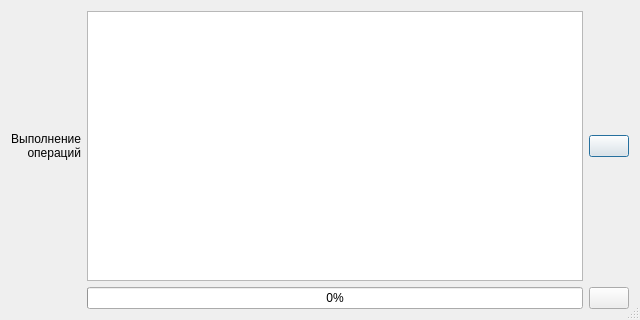
<?xml version="1.0" encoding="UTF-8"?>
<ui version="4.0">
 <class>XmlMpCreate</class>
 <widget class="QDialog" name="XmlMpCreate">
  <property name="geometry">
   <rect>
    <x>0</x>
    <y>0</y>
    <width>640</width>
    <height>320</height>
   </rect>
  </property>
  <property name="windowTitle">
   <string>Формирование XML файла</string>
  </property>
  <property name="windowIcon">
   <iconset resource="../resources.qrc">
    <normaloff>:/plugins/openland/icons/export_xml.png</normaloff>:/plugins/openland/icons/export_xml.png</iconset>
  </property>
  <property name="sizeGripEnabled">
   <bool>true</bool>
  </property>
  <property name="modal">
   <bool>true</bool>
  </property>
  <layout class="QGridLayout" name="gridLayout">
   <item row="1" column="3">
    <widget class="QPushButton" name="pushButtonClose">
     <property name="toolTip">
      <string>Закрыть окно</string>
     </property>
     <property name="text">
      <string/>
     </property>
     <property name="icon">
      <iconset resource="../resources.qrc">
       <normaloff>:/plugins/openland/icons/close.png</normaloff>:/plugins/openland/icons/close.png</iconset>
     </property>
     <property name="autoDefault">
      <bool>false</bool>
     </property>
    </widget>
   </item>
   <item row="0" column="2">
    <widget class="QListWidget" name="listWidgetEvents">
     <property name="selectionMode">
      <enum>QAbstractItemView::SingleSelection</enum>
     </property>
    </widget>
   </item>
   <item row="0" column="0">
    <widget class="QLabel" name="label_3">
     <property name="text">
      <string>&lt;html&gt;&lt;head/&gt;&lt;body&gt;&lt;p align=&quot;right&quot;&gt;Выполнение&lt;br/&gt;операций&lt;/p&gt;&lt;/body&gt;&lt;/html&gt;</string>
     </property>
    </widget>
   </item>
   <item row="1" column="2">
    <widget class="QProgressBar" name="progressBar">
     <property name="value">
      <number>0</number>
     </property>
    </widget>
   </item>
   <item row="0" column="3">
    <widget class="QPushButton" name="pushButtonExport">
     <property name="toolTip">
      <string>Создать XML файл</string>
     </property>
     <property name="text">
      <string/>
     </property>
     <property name="icon">
      <iconset resource="../resources.qrc">
       <normaloff>:/plugins/openland/icons/export_xml.png</normaloff>:/plugins/openland/icons/export_xml.png</iconset>
     </property>
    </widget>
   </item>
  </layout>
 </widget>
 <tabstops>
  <tabstop>listWidgetEvents</tabstop>
  <tabstop>pushButtonExport</tabstop>
  <tabstop>pushButtonClose</tabstop>
 </tabstops>
 <resources>
  <include location="../resources.qrc"/>
 </resources>
 <connections/>
</ui>
